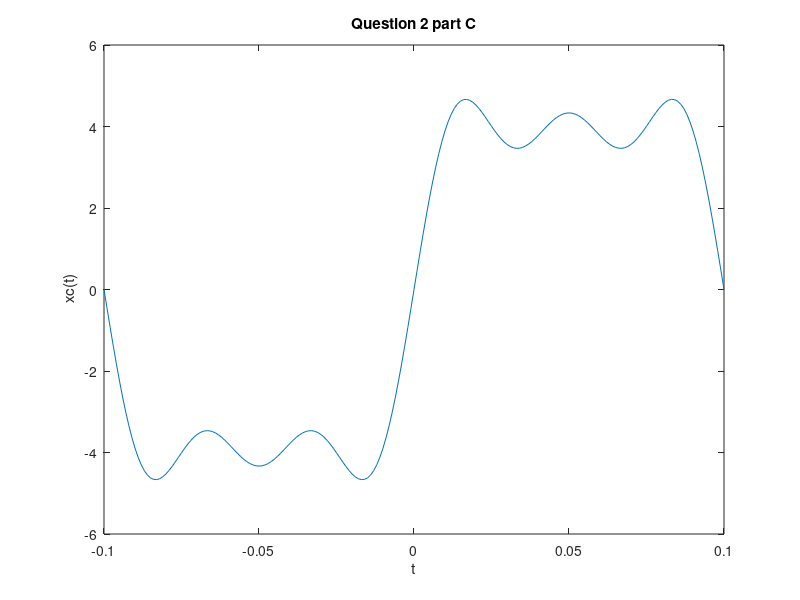

This chart was generated by the following MATLAB code:
t=-0.1:0.001:0.1;
xc= 5.*sin(10.*pi.*t) + ((5/3).*sin(30.*pi.*t))+ sin(50.*pi.*t);
plot(t,xc);
xlabel ('t');
ylabel(' xc(t)');
title ('Question 2 part C');
